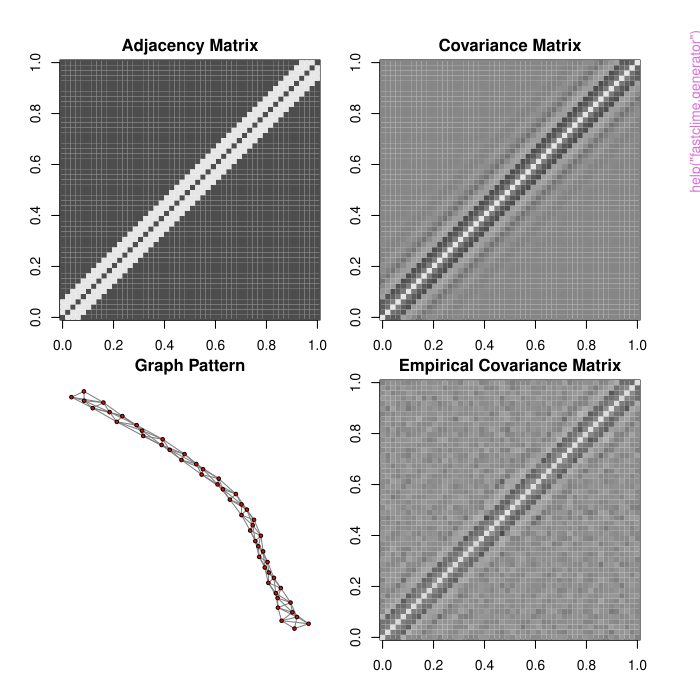

This chart was generated by the following R code:
pkgname <- "fastclime"
source(file.path(R.home("share"), "R", "examples-header.R"))
options(warn = 1)
library('fastclime')

base::assign(".oldSearch", base::search(), pos = 'CheckExEnv')
base::assign(".old_wd", base::getwd(), pos = 'CheckExEnv')
cleanEx()
nameEx("dantzig")
### * dantzig

flush(stderr()); flush(stdout())

### Name: dantzig
### Title: A solver for the Dantzig selector estimator
### Aliases: dantzig

### ** Examples


#generate data
a = dantzig.generator(n = 200, d = 100, sparsity = 0.1)

#regression coefficient estimation
b = dantzig(a$X0, a$y, lambda = 0.1, nlambda = 100)




cleanEx()
nameEx("dantzig.generator")
### * dantzig.generator

flush(stderr()); flush(stdout())

### Name: dantzig.generator
### Title: Dantzig data generator
### Aliases: dantzig.generator

### ** Examples


##
L = dantzig.generator(n = 50, d = 100, sparsity = 0.1)




cleanEx()
nameEx("dantzig.selector")
### * dantzig.selector

flush(stderr()); flush(stdout())

### Name: dantzig.selector
### Title: Dantzig selector
### Aliases: dantzig.selector

### ** Examples


# generate data
a = dantzig.generator(n = 200, d = 100, sparsity = 0.1)

# regression coefficient estimation
b = dantzig(a$X0, a$y, lambda = 0.1, nlambda = 100)

# estimated regression coefficient vector
c = dantzig.selector(b$lambdalist, b$BETA0, 15)




cleanEx()
nameEx("fastclime")
### * fastclime

flush(stderr()); flush(stdout())

### Name: fastclime
### Title: The main solver for fastclime package
### Aliases: fastclime

### ** Examples

## Not run:
##D #generate data
##D L = fastclime.generator(n = 100, d = 20)
##D
##D #graph path estimation
##D out1 = fastclime(L$data,0.1)
##D out2 = fastclime.selector(out1$lambdamtx, out1$icovlist,0.2)
##D fastclime.plot(out2$adaj)
##D
##D #graph path estimation using the sample covariance matrix as the input.
##D out1 = fastclime(cor(L$data),0.1)
##D out2 = fastclime.selector(out1$lambdamtx, out1$icovlist,0.2)
##D fastclime.plot(out2$adaj)
## End(Not run)



cleanEx()
nameEx("fastclime.generator")
### * fastclime.generator

flush(stderr()); flush(stdout())

### Name: fastclime.generator
### Title: Data generator
### Aliases: fastclime.generator

### ** Examples

## band graph with bandwidth 3
L = fastclime.generator(graph = "band", g = 3)
plot(L)

## random sparse graph
L = fastclime.generator(vis = TRUE)

## random dense graph
L = fastclime.generator(prob = 0.5, vis = TRUE)

## hub graph with 6 hubs
L = fastclime.generator(graph = "hub", g = 6, vis = TRUE)

## hub graph with 8 clusters
L = fastclime.generator(graph = "cluster", g = 8, vis = TRUE)




cleanEx()
nameEx("fastclime.plot")
### * fastclime.plot

flush(stderr()); flush(stdout())

### Name: fastclime.plot
### Title: Graph visualization
### Aliases: fastclime.plot

### ** Examples

## visualize the hub graph
L = fastclime.generator(graph = "hub")
fastclime.plot(L$theta)

## visualize the band graph
L = fastclime.generator(graph = "band",g=5)
fastclime.plot(L$theta)

## visualize the cluster graph
L = fastclime.generator(graph = "cluster")
fastclime.plot(L$theta)

#show working directory
getwd()
#plot 5 graphs and save the plots as eps files in the working directory
fastclime.plot(L$theta, epsflag = TRUE, cur.num = 5)



cleanEx()
nameEx("fastclime.selector")
### * fastclime.selector

flush(stderr()); flush(stdout())

### Name: fastclime.selector
### Title: A precision matrix and path selector function for fastclime
### Aliases: fastclime.selector

### ** Examples

#generate data
L = fastclime.generator(n = 100, d = 20)

#graph path estimation
out1 = fastclime(L$data,0.1)
out2 = fastclime.selector(out1$lambdamtx, out1$icovlist,0.2)
fastclime.plot(out2$adaj)



cleanEx()
nameEx("fastlp")
### * fastlp

flush(stderr()); flush(stdout())

### Name: fastlp
### Title: A generic LP solver
### Aliases: fastlp

### ** Examples

#generate an LP problem and solve it
A=matrix(c(-1,-1,0,1,-2,1),nrow=3)
b=c(-1,-2,1)
c=c(-2,3)
fastlp(c,A,b)



cleanEx()
nameEx("paralp")
### * paralp

flush(stderr()); flush(stdout())

### Name: paralp
### Title: A solver for parameterized LP problems
### Aliases: paralp

### ** Examples

#generate an LP problem and solve it
A=matrix(c(-1,-1,0,1,-2,1),nrow=3)
b=c(-1,-2,1)
c=c(-2,3)
b_bar=c(1,1,1)
c_bar=c(1,1)
paralp(c,A,b,c_bar,b_bar)



cleanEx()
nameEx("stockdata")
### * stockdata

flush(stderr()); flush(stdout())

### Name: stockdata
### Title: Stock price of S&P 500 companies from 2003 to 2008
### Aliases: stockdata
### Keywords: datasets

### ** Examples

data(stockdata)
image(stockdata$data)
stockdata$info



### * <FOOTER>
###
cleanEx()
options(digits = 7L)
base::cat("Time elapsed: ", proc.time() - base::get("ptime", pos = 'CheckExEnv'),"\n")
grDevices::dev.off()
###
### Local variables: ***
### mode: outline-minor ***
### outline-regexp: "\\(> \\)?### [*]+" ***
### End: ***
quit('no')
